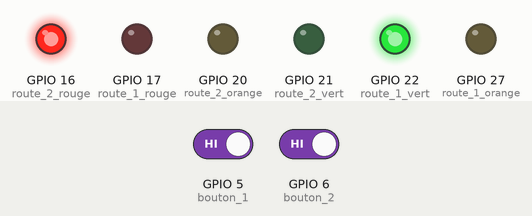
Simulated run of this program. Board: Raspberry Pi (BCM pin numbers). On the bench: output pins drawn as LEDs (lit = HIGH). The test bench sets the inputs (shaded band); at power-on: GPIO 5 (bouton_1) HIGH, GPIO 6 (bouton_2) HIGH.

Above: at 1.2 s.
1.3 s: GPIO 5 (bouton_1) driven LOW and GPIO 6 (bouton_2) driven LOW
At 4.7 s:
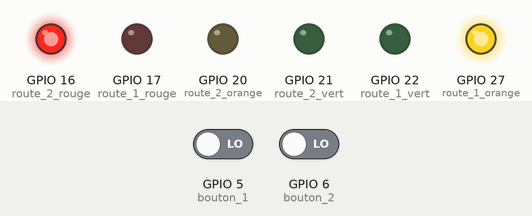
At 5.4 s:
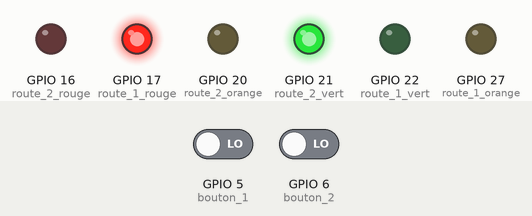
Timing chart, 0 to 12.4 s (numbered marks = the images above; inputs shaded):
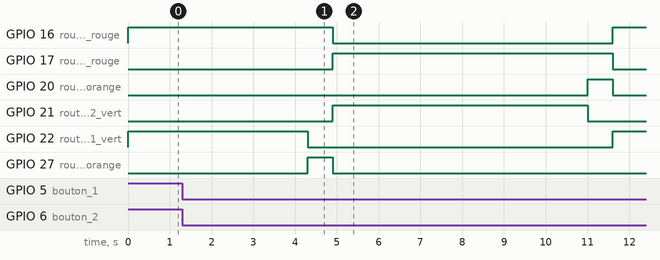

Measured:
- after the input at 1.3 s, GPIO 16 (route_2_rouge): HIGH → LOW after 3.6 s instead of 5.4 s; GPIO 17 (route_1_rouge), GPIO 21 (route_2_vert): LOW → HIGH after 3.6 s instead of 5.4 s; GPIO 20 (route_2_orange): LOW → HIGH after 9.7 s, → LOW 0.60 s later; GPIO 22 (route_1_vert): HIGH → LOW after 3.0 s instead of 4.8 s

The program:

7-feu_pieton.py
```python
#!/usr/bin/python
# coding: utf-8

import RPi.GPIO as GPIO  # Librairie de gestion des entrées/sorties du GPIOs
import time  # Manipulation du temps
import signal  # Permet de gérer les signaux utiliser par le système pour communiquer avec le programme
import sys  # Permet d'interagir avec le système


# Définition des numéros de ports GPIOs
route_1_rouge = 17
route_1_orange = 27
route_1_vert  = 22
route_2_rouge = 16
route_2_orange = 20
route_2_vert  = 21
bouton_1 = 5
bouton_2 = 6

GPIO.cleanup()  # Initialisation du GPIOs
GPIO.setmode(GPIO.BCM)  # Choix du mode de numérotation des ports : identique aux inscriptions sur le Cobbler
# Configuration les ports en mode sortie
GPIO.setup(route_1_rouge, GPIO.OUT)
GPIO.setup(route_1_orange, GPIO.OUT)
GPIO.setup(route_1_vert, GPIO.OUT)
GPIO.setup(route_2_rouge, GPIO.OUT)
GPIO.setup(route_2_orange, GPIO.OUT)
GPIO.setup(route_2_vert, GPIO.OUT)
# Configuration des boutons en vue de déclencher des interruptions
GPIO.setup(bouton_1, GPIO.IN, pull_up_down=GPIO.PUD_UP)
GPIO.setup(bouton_2, GPIO.IN, pull_up_down=GPIO.PUD_UP)


def action_bouton1(channel):
	global index_sequence
	global sequence
	global stop
	global t
#	print (sequence[index_sequence]["duree"])
	if index_sequence != 2 and index_sequence != 3:
		if t > sequence[index_sequence]["duree"]/2:
			time.sleep(sequence[index_sequence]["duree"]/2)
		index_sequence = 0  # défini la séquence qui doit être appelée lors de l'appuie sur le bouton 1
		stop = True  # on signale la présence d'un piéton
	else:
		if t < 3:
			t = 3
	#print "action_bouton1"

GPIO.add_event_detect(bouton_1, GPIO.FALLING, callback=action_bouton1, bouncetime=300)

def action_bouton2(channel):
	global index_sequence
	global sequence
	global stop
	global t
	if index_sequence != 0 and index_sequence != 1:
		if t > sequence[index_sequence]["duree"]/2:
			time.sleep(sequence[index_sequence]["duree"]/2)
		index_sequence = 2  # défini la séquence qui doit être appelée lors de l'appuie sur le bouton 2
		stop = True  # on signale la présence d'un piéton
	else:
		if t < 3:
			t = 3
	#print "action_bouton2"

GPIO.add_event_detect(bouton_2, GPIO.FALLING, callback=action_bouton2, bouncetime=300)

# Fonction qui arrête proprement le programme quand l'utilisateur fait CTRL-C
def arret(signal, frame):
    print "Arrêt du programme en cours..."
    GPIO.cleanup()  # Initialisation du GPIOs
    sys.exit(0)  # Arrête l'execution du programme

# Association de la fonction arret() au signal SIGINT qui est déclenché par un CTRL-C
signal.signal(signal.SIGINT, arret)

# Fonction qui éteind toutes les led
def tout_eteindre():
    GPIO.output(route_1_rouge, GPIO.LOW)
    GPIO.output(route_1_orange, GPIO.LOW)
    GPIO.output(route_1_vert, GPIO.LOW)
    GPIO.output(route_2_rouge, GPIO.LOW)
    GPIO.output(route_2_orange, GPIO.LOW)
    GPIO.output(route_2_vert, GPIO.LOW)

# On définie l'état de chaque led dans chaque étape
etape0 = [{"led": route_1_vert}, {"led": route_2_rouge}]
etape1 = [{"led": route_1_orange}, {"led": route_2_rouge}]
etape2 = [{"led": route_1_rouge}, {"led": route_2_vert}]
etape3 = [{"led": route_1_rouge}, {"led": route_2_orange}]

# On définie l'ordre des étapes et leur durée
sequence = [{"num_etape": etape0, "duree": 6}, {"num_etape": etape1, "duree": 0.5}, {"num_etape": etape2, "duree": 6}, {"num_etape": etape3, "duree": 0.5}]

# on va gérer la manière de parcourir la séquence avec un index
# on commencera par la 1ère séquence
index_sequence = 0

while True:  # boucle infinie

    etape = sequence[index_sequence]  # je charge la 1ère partie de la séquence
    #print("Etape n°" + str(index_sequence))
    tout_eteindre()
    for feu in etape["num_etape"]:  # on boucle sur toutes les leds
        GPIO.output(feu["led"],GPIO.HIGH)  # on allume les led

    # on va gérer le temps de pause afin de vérifier la présence d'un piéton toutes les 100ms
    t = etape["duree"]  # compteur de temps
    stop = False  # il n'y a pas de piéton
    while t > 0 and not stop:  # tant que le temps n'est pas écoulée et qu'il n'y a pas de piéton
        #print(t)
        time.sleep(0.1)  # on attend 100ms
        t -= 0.1  # on incrémente le compteur de temps
    index_sequence += 1  # on incrémente l'index (pour la prochaine boucle)
    if index_sequence > len(sequence) - 1:  # si on veille à ce que l'index ne dépasse pas la longueur du tableau et qu'il revienne au début
        index_sequence = 0
```
